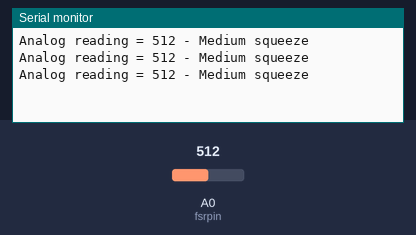
Recording of a sketch running on a simulated Arduino Uno, built with avr-gcc and run on an emulated ATmega328P. On the bench: the last lines printed to the serial monitor. The inputs (shaded band) are chosen by the test bench; at power-on: A0 (fsrpin) = 512.

Above: at 1.3 s.
1.4 s: A0 (fsrpin) set to 490
At 1.9 s:
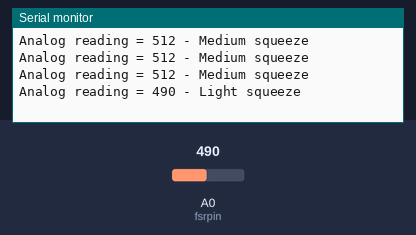
3.5 s: A0 (fsrpin) set to 190
At 3.9 s:
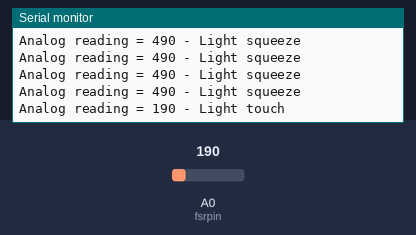
5.5 s: A0 (fsrpin) set to 0
At 5.9 s:
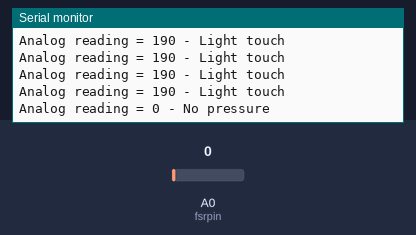
7.5 s: A0 (fsrpin) set to 810
At 7.9 s:
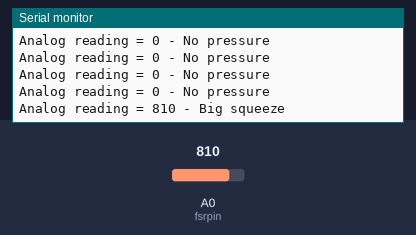

Measured:
- after the input at 1.4 s, the serial monitor: prints a new line after 0.10 s (image 1)
- after the input at 3.5 s, the serial monitor: prints a new line at once (image 2)
- after the input at 5.5 s, the serial monitor: prints a new line at once (image 3)
- after the input at 7.5 s, the serial monitor: prints a new line at once (image 4)

The sketch:

FSR_sketch.ino
```cpp
/* Simple example code for Force Sensitive Resistor (FSR) with Arduino. More info: https://www.makerguides.com */
// Define FSR pin:
#define fsrpin A0
//Define variable to store sensor readings:
int fsrreading; //Variable to store FSR value
void setup() {
  // Begin serial communication at a baud rate of 9600:
  Serial.begin(9600);
}
void loop() {
  // Read the FSR pin and store the output as fsrreading:
  fsrreading = analogRead(fsrpin);
  // Print the fsrreading in the serial monitor:
  // Print the string "Analog reading = ".
  Serial.print("Analog reading = ");
  // Print the fsrreading:
  Serial.print(fsrreading);
  // We can set some threshholds to display how much pressure is roughly applied:
  if (fsrreading < 10) {
    Serial.println(" - No pressure");
  } else if (fsrreading < 200) {
    Serial.println(" - Light touch");
  } else if (fsrreading < 500) {
    Serial.println(" - Light squeeze");
  } else if (fsrreading < 800) {
    Serial.println(" - Medium squeeze");
  } else {
    Serial.println(" - Big squeeze");
  }
  delay(500); //Delay 500 ms.
}
```
